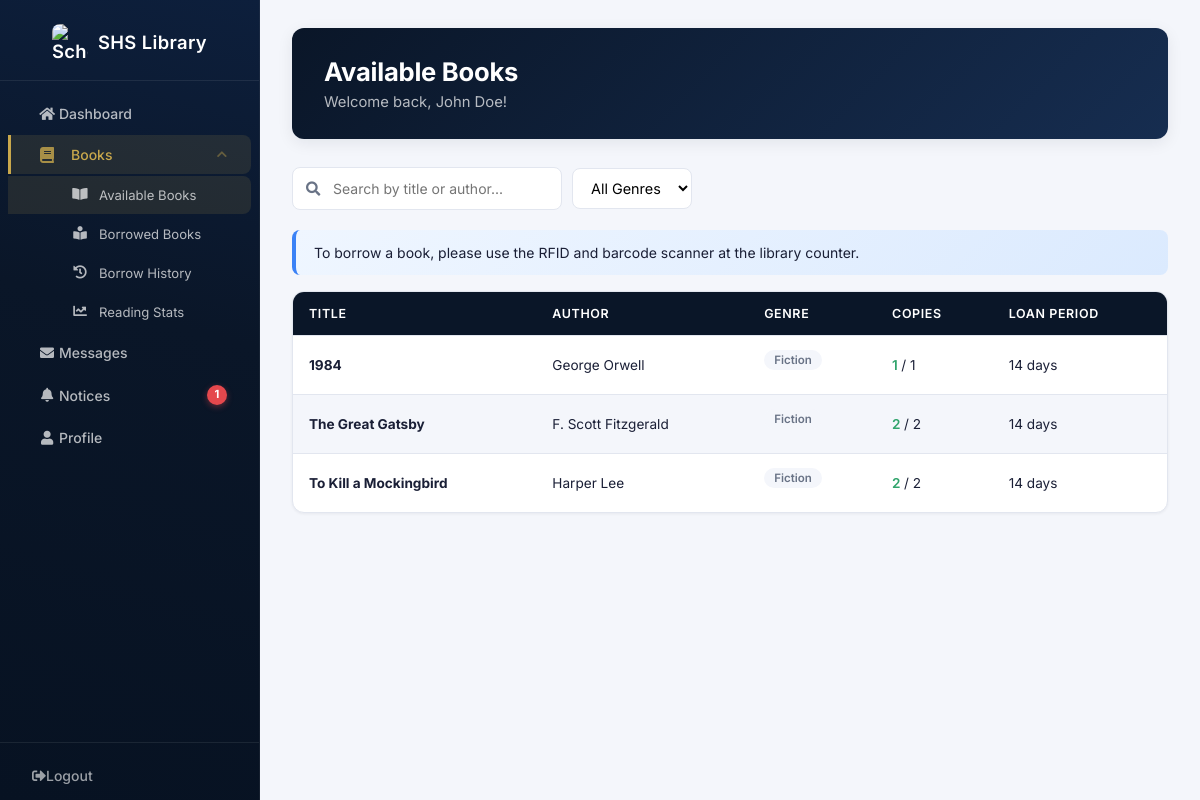
/pages/available_books.php (signed in), run on the app's committed database.
### tables this page shows
CREATE TABLE users (
    id INT AUTO_INCREMENT PRIMARY KEY,
    first_name VARCHAR(50) NOT NULL,
    last_name VARCHAR(50) NOT NULL,
    email VARCHAR(100) UNIQUE NOT NULL,
    password VARCHAR(255) NOT NULL,
    role ENUM('student', 'librarian') DEFAULT 'student',
    student_id VARCHAR(20) UNIQUE,
    rfid_number VARCHAR(100) UNIQUE,
    course VARCHAR(100),
    year_level TINYINT UNSIGNED,
    created_at TIMESTAMP DEFAULT CURRENT_TIMESTAMP
);

CREATE TABLE books (
    id INT AUTO_INCREMENT PRIMARY KEY,
    title VARCHAR(255) NOT NULL,
    author VARCHAR(255) NOT NULL,
    genre VARCHAR(50),
    book_number VARCHAR(50) UNIQUE NOT NULL,
    barcode VARCHAR(255) UNIQUE,
    available INT DEFAULT 1,
    total_quantity INT DEFAULT 1,
    created_at TIMESTAMP DEFAULT CURRENT_TIMESTAMP
);

### pages/available_books.php (the view, shortened to what this page needs)
<?php
include '../includes/db.php';
$user_id = $_SESSION['user_id'];
$search = isset($_GET['search']) ? trim($_GET['search']) : '';
$page = isset($_GET['page']) ? max(1, (int)$_GET['page']) : 1;
$per_page = 10;
$offset = ($page - 1) * $per_page;
$loan_periods = [
    'Fiction' => 14, 'Non-Fiction' => 21, 'Science' => 10,
    'History' => 14, 'Biography' => 7, 'Narrative' => 1,
];
$stmt = $pdo->prepare("SELECT first_name, last_name, role FROM users WHERE id = ?");
$stmt->execute([$user_id]);
$user = $stmt->fetch(PDO::FETCH_ASSOC);
$where_parts = ["available > 0"];
$where_clause = "WHERE " . implode(" AND ", $where_parts);
$stmt = $pdo->prepare("SELECT id, title, author, genre, barcode, book_number, available, total_quantity FROM books $where_clause ORDER BY title LIMIT :limit OFFSET :offset");
$stmt->bindValue(':limit', $per_page, PDO::PARAM_INT);
$stmt->bindValue(':offset', $offset, PDO::PARAM_INT);
$stmt->execute();
$books = $stmt->fetchAll(PDO::FETCH_ASSOC);
?>
<!DOCTYPE html>
<html lang="en">
<head>
    <link rel="stylesheet" href="../css/styles.css">
    <link href="https://cdnjs.cloudflare.com/ajax/libs/font-awesome/5.15.4/css/all.min.css" rel="stylesheet">
</head>
<body>
    <div class="container">
        <?php include '../includes/sidebar.php'; ?>
        <div class="main-content">
            <header>
                <h1>Available Books</h1>
                <p>Welcome back, <?php echo htmlspecialchars($user['first_name'] . ' ' . $user['last_name']); ?>!</p>
            </header>
            <div class="search-bar-container" style="display:flex;gap:10px;flex-wrap:wrap;align-items:center;">
                <div style="flex:1;min-width:200px;position:relative;">
                    <i class="fas fa-search search-icon"></i>
                    <form method="GET" style="width:100%;">
                        <input type="text" name="search" class="search-bar" placeholder="Search by title or author..." value="<?php echo htmlspecialchars($search); ?>">
                    </form>
                </div>
                <form method="GET">
                    <select name="genre" onchange="this.form.submit()" style="padding:10px 14px;border:1px solid var(--border);border-radius:var(--radius-sm);font-size:0.9rem;font-family:inherit;background:white;cursor:pointer;">
                        <option value="">All Genres</option>
                    </select>
                </form>
            </div>
            <?php if (!in_array($user_role, ['admin', 'librarian'], true)): ?>
                <p class="info-message">To borrow a book, please use the RFID and barcode scanner at the library counter.</p>
            <?php endif; ?>
            <?php if (empty($books)): ?>
                <p>No books available<?php echo $search ? " for '$search'" : ''; ?>.</p>
            <?php else: ?>
                <table class="styled-table">
                    <thead>
                        <tr>
                            <th>Title</th>
                            <th>Author</th>
                            <th>Genre</th>
                            <th>Copies</th>
                            <th>Loan Period</th>
                        </tr>
                    </thead>
                    <tbody>
                        <?php foreach ($books as $book): ?>
                            <tr>
                                <td><strong><?php echo htmlspecialchars($book['title']); ?></strong></td>
                                <td><?php echo htmlspecialchars($book['author']); ?></td>
                                <td><span class="genre-badge"><?php echo htmlspecialchars($book['genre']); ?></span></td>
                                <td>
                                    <span style="font-weight:600;color:<?php echo $book['available'] > 0 ? 'var(--success)' : 'var(--danger)'; ?>;">
                                        <?php echo $book['available']; ?>
                                    </span> / <?php echo $book['total_quantity']; ?>
                                </td>
                                <td>
                                    <?php
                                    $days = $loan_periods[$book['genre']] ?? 7;
                                    echo $days . ' day' . ($days !== 1 ? 's' : '');
                                    ?>
                                </td>
                            </tr>
                        <?php endforeach; ?>
                    </tbody>
                </table>
            <?php endif; ?>
        </div>
    </div>
</body>
</html>

### css/styles.css (style rules this page uses)
:root { --primary: #0a1628; --primary-light: #162d50; --accent: #c9a84c; --accent-hover: #e6c05e; --surface: #ffffff; --surface-alt: #f4f6fb; --border: #e2e6ef; --text: #1a1f36; --text-muted: #697386; --danger: #e5484d; --success: #30a46c; --info: #3b82f6; --radius: 12px; --radius-sm: 8px; --shadow-sm: 0 1px 3px rgba(10,22,40,0.06); --shadow: 0 4px 16px rgba(10,22,40,0.08); --shadow-lg: 0 8px 30px rgba(10,22,40,0.12); --transition: 0.2s cubic-bezier(0.4,0,0.2,1); }
* { margin: 0; padding: 0; box-sizing: border-box; font-family: 'Inter', -apple-system, BlinkMacSystemFont, sans-serif; }
body { background: var(--surface-alt); color: var(--text); -webkit-font-smoothing: antialiased; }
.container { display: flex; min-height: 100vh; }
.main-content { margin-left: 260px; padding: 28px 32px; width: calc(100% - 260px); min-height: 100vh; }
header { background: linear-gradient(135deg, var(--primary) 0%, var(--primary-light) 100%); color: white; padding: 28px 32px; border-radius: var(--radius); margin-bottom: 28px; box-shadow: var(--shadow); }
header h1 { font-size: 1.6rem; font-weight: 700; margin: 0; letter-spacing: -0.01em; }
header p { font-size: 0.925rem; margin: 6px 0 0; color: rgba(255,255,255,0.7); }
.styled-table { width: 100%; border-collapse: separate; border-spacing: 0; margin: 16px 0; background: var(--surface); border-radius: var(--radius); box-shadow: var(--shadow-sm); border: 1px solid var(--border); overflow: hidden; }
.styled-table th, .styled-table td { padding: 14px 16px; text-align: left; font-size: 0.85rem; border-bottom: 1px solid var(--border); }
.styled-table th { background: var(--primary); color: white; font-weight: 600; font-size: 0.78rem; text-transform: uppercase; letter-spacing: 0.05em; }
.styled-table tr:last-child td { border-bottom: none; }
.styled-table tr:nth-child(even) { background: var(--surface-alt); }
.search-bar-container { position: relative; margin-bottom: 20px; max-width: 400px; }
.search-icon { position: absolute; left: 14px; top: 50%; transform: translateY(-50%); color: var(--text-muted); font-size: 0.9rem; }
.search-bar { width: 100%; padding: 12px 12px 12px 40px; border: 1px solid var(--border); border-radius: var(--radius-sm); font-size: 0.875rem; background: var(--surface); transition: all var(--transition); color: var(--text); }
.info-message { margin: 16px 0; padding: 14px 18px; background: linear-gradient(135deg, #eff6ff 0%, #dbeafe 100%); border-left: 4px solid var(--info); border-radius: var(--radius-sm); font-size: 0.875rem; color: var(--text); }
.genre-badge { display: inline-block; padding: 3px 10px; background: var(--surface-alt); color: var(--text-muted); border-radius: 12px; font-size: 0.72rem; font-weight: 600; margin-bottom: 10px; }

### data on the page
users: first_name+last_name "John Doe"
books: title "1984", author "George Orwell", genre "Fiction", available "1", total_quantity "1", genre "14", shows "s"
books: title "The Great Gatsby", author "F. Scott Fitzgerald", genre "Fiction", available "2", total_quantity "2", genre "14"
books: title "To Kill a Mockingbird", author "Harper Lee", genre "Fiction", available "2", total_quantity "2", genre "14", shows "s"

### other printed values
$unread_count "1"
